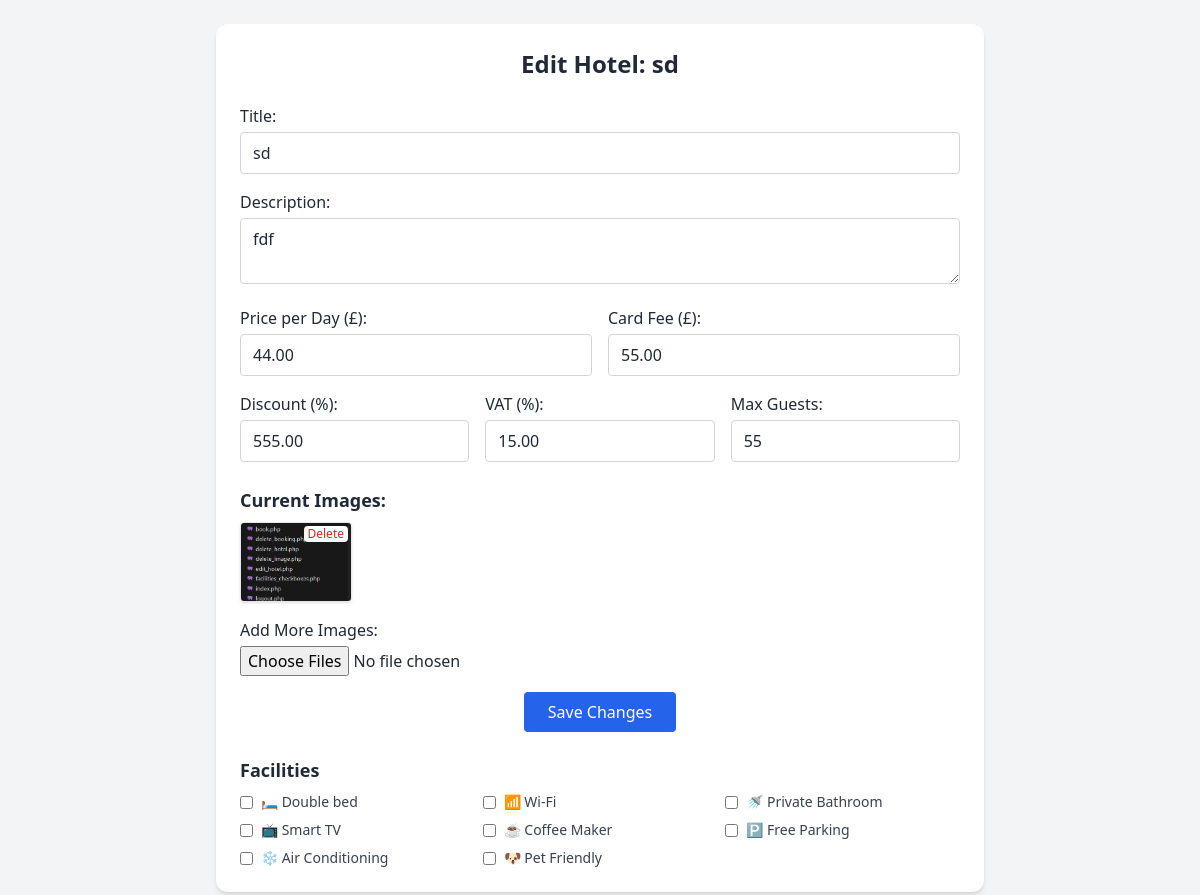
The app's page /edit_hotel.php?id=2 (signed in) with its own data.
### tables this page shows
CREATE TABLE `hotels` (
  `id` int(11) NOT NULL,
  `title` varchar(100) DEFAULT NULL,
  `user_id` int(11) NOT NULL,
  `name` varchar(100) NOT NULL,
  `description` text DEFAULT NULL,
  `location` varchar(255) DEFAULT NULL,
  `price_per_day` decimal(10,2) DEFAULT NULL,
  `price` decimal(10,2) DEFAULT NULL,
  `card_fee` decimal(10,2) DEFAULT 0.00,
  `discount_percentage` decimal(5,2) DEFAULT 0.00,
  `vat_percentage` decimal(5,2) DEFAULT 0.00,
  `image_path` varchar(255) DEFAULT NULL,
  `max_guests` int(11) DEFAULT NULL,
  `check_in` date DEFAULT NULL,
  `check_out` date DEFAULT NULL,
  `image_url` text DEFAULT NULL,
  `created_at` timestamp NOT NULL DEFAULT current_timestamp(),
  `house_rules` text DEFAULT NULL,
  `safety` text DEFAULT NULL,
  `cancellation_policy` text DEFAULT NULL,
  `checkin_date` date DEFAULT NULL
);

CREATE TABLE `hotel_images` (
  `id` int(11) NOT NULL,
  `hotel_id` int(11) NOT NULL,
  `image_path` varchar(255) NOT NULL,
  `uploaded_at` timestamp NOT NULL DEFAULT current_timestamp()
);

### edit_hotel.php (the view, shortened to what this page needs)
<?php
require './databasse/db.php';
$hotel_id = (int)$_GET['id'];
$user_id = $_SESSION['user_id'];
$stmt = $conn->prepare("SELECT * FROM hotels WHERE id = ? AND user_id = ?");
$stmt->bind_param("ii", $hotel_id, $user_id);
$stmt->execute();
$result = $stmt->get_result();
$hotel = $result->fetch_assoc();
?>
<!DOCTYPE html>
<html lang="en">
<head>
  <script src="https://cdn.tailwindcss.com"></script>
</head>
<body class="bg-gray-100 text-gray-800 p-6">
<div class="max-w-3xl mx-auto bg-white p-6 rounded-xl shadow-md">
  <h2 class="text-2xl font-bold mb-6 text-center">Edit Hotel: <?= htmlspecialchars($hotel['title']) ?></h2>
  <form action="process_edit_hotel.php" method="POST" enctype="multipart/form-data" class="space-y-4">
    <div>
      <label class="block font-medium mb-1">Title:</label>
      <input type="text" name="title" value="<?= htmlspecialchars($hotel['title']) ?>" class="w-full border border-gray-300 rounded px-3 py-2" required>
    </div>
    <div>
      <label class="block font-medium mb-1">Description:</label>
      <textarea name="description" class="w-full border border-gray-300 rounded px-3 py-2" required><?= htmlspecialchars($hotel['description']) ?></textarea>
    </div>
    <div class="grid grid-cols-2 gap-4">
      <div>
        <label class="block font-medium mb-1">Price per Day (£):</label>
        <input type="number" step="0.01" name="price" value="<?= $hotel['price_per_day'] ?>" class="w-full border border-gray-300 rounded px-3 py-2" required>
      </div>
      <div>
        <label class="block font-medium mb-1">Card Fee (£):</label>
        <input type="number" step="0.01" name="card_fee" value="<?= $hotel['card_fee'] ?>" class="w-full border border-gray-300 rounded px-3 py-2" required>
      </div>
    </div>
    <div class="grid grid-cols-3 gap-4">
      <div>
        <label class="block font-medium mb-1">Discount (%):</label>
        <input type="number" name="discount" value="<?= $hotel['discount_percentage'] ?>" class="w-full border border-gray-300 rounded px-3 py-2" required>
      </div>
      <div>
        <label class="block font-medium mb-1">VAT (%):</label>
        <input type="number" name="vat" value="<?= $hotel['vat_percentage'] ?>" class="w-full border border-gray-300 rounded px-3 py-2" required>
      </div>
      <div>
        <label class="block font-medium mb-1">Max Guests:</label>
        <input type="number" name="max_guests" value="<?= $hotel['max_guests'] ?>" class="w-full border border-gray-300 rounded px-3 py-2" min="1" required>
      </div>
    </div>
    <div>
      <h4 class="text-lg font-semibold mt-6 mb-2">Current Images:</h4>
      <div class="flex flex-wrap gap-3">
        <?php
        $img_stmt = $conn->prepare("SELECT id, image_path FROM hotel_images WHERE hotel_id = ?");
        $img_stmt->bind_param("i", $hotel_id);
        $img_stmt->execute();
        $img_result = $img_stmt->get_result();
        while ($img = $img_result->fetch_assoc()):
        ?>
          <div class="relative">
            <img src="<?= htmlspecialchars($img['image_path']) ?>" class="w-28 h-20 object-cover rounded shadow border">
            <a href="delete_image.php?image_id=<?= $img['id'] ?>&hotel_id=<?= $hotel_id ?>"
               class="absolute top-1 right-1 text-xs text-red-600 bg-white px-1 rounded hover:underline"
               onclick="return confirm('Are you sure you want to delete this image?')">Delete</a>
          </div>
        <?php endwhile; $img_stmt->close(); ?>
      </div>
    </div>
    <div>
      <label class="block font-medium mb-1">Add More Images:</label>
      <input type="file" name="images[]" accept="image/*" multiple class="w-full">
    </div>
    <div class="text-center">
      <button type="submit" class="bg-blue-600 text-white px-6 py-2 rounded hover:bg-blue-700 transition">Save Changes</button>
    </div>
    <div>
  <h4 class="text-lg font-semibold mt-6 mb-2">Facilities</h4>
  <?php
  $allFacilities = [
    '🛏️|Double bed',
    '📶|Wi-Fi',
    '🚿|Private Bathroom',
    '📺|Smart TV',
    '☕|Coffee Maker',
    '🅿️|Free Parking',
    '❄️|Air Conditioning',
    '🐶|Pet Friendly'
  ];
  $facilities = [];
  ?>
  <div class="grid grid-cols-2 sm:grid-cols-3 gap-2 text-sm text-gray-700">
    <?php foreach ($allFacilities as $facility):
      list($icon, $name) = explode('|', $facility);
      ?>
      <label class="flex items-center space-x-2">
        <input type="checkbox" name="facilities[]" value="<?= "$icon|$name" ?>"
          <?= in_array($name, $facilities) ? 'checked' : '' ?>>
        <span><?= "$icon $name" ?></span>
      </label>
    <?php endforeach; ?>
  </div>
</div>
  </form>
</div>
</body>
</html>

### records on screen
hotels: title "sd", description "fdf", price "44.00", card_fee "55.00", discount "555.00", vat "15.00", max_guests "55"
hotel_images: image_path (picture)

### other values on screen
$icon "🛏️"
$name "Double bed"
$icon "📶"
$name "Wi-Fi"
$icon "🚿"
$name "Private Bathroom"
$icon "📺"
$name "Smart TV"
$icon "☕"
$name "Coffee Maker"
$icon "🅿️"
$name "Free Parking"
$icon "❄️"
$name "Air Conditioning"
$icon "🐶"
